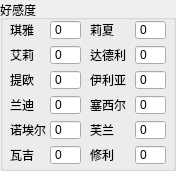
     <widget class="QGroupBox" name="groupBox_likeability">
      <property name="geometry">
       <rect>
        <x>890</x>
        <y>265</y>
        <width>176</width>
        <height>171</height>
       </rect>
      </property>
      <property name="title">
       <string>好感度</string>
      </property>
      <widget class="QLabel" name="label_likeability_KeA">
       <property name="geometry">
        <rect>
         <x>10</x>
         <y>20</y>
         <width>40</width>
         <height>20</height>
        </rect>
       </property>
       <property name="text">
        <string>琪雅</string>
       </property>
      </widget>
      <widget class="QSpinBox" name="spinBox_likeability_KeA">
       <property name="geometry">
        <rect>
         <x>50</x>
         <y>20</y>
         <width>31</width>
         <height>20</height>
        </rect>
       </property>
       <property name="frame">
        <bool>true</bool>
       </property>
       <property name="buttonSymbols">
        <enum>QAbstractSpinBox::NoButtons</enum>
       </property>
       <property name="maximum">
        <number>255</number>
       </property>
      </widget>
      <widget class="QSpinBox" name="spinBox_likeability_Elie">
       <property name="geometry">
        <rect>
         <x>50</x>
         <y>45</y>
         <width>31</width>
         <height>20</height>
        </rect>
       </property>
       <property name="frame">
        <bool>true</bool>
       </property>
       <property name="buttonSymbols">
        <enum>QAbstractSpinBox::NoButtons</enum>
       </property>
       <property name="maximum">
        <number>255</number>
       </property>
      </widget>
      <widget class="QLabel" name="label_likeability_Elie">
       <property name="geometry">
        <rect>
         <x>10</x>
         <y>45</y>
         <width>40</width>
         <height>20</height>
        </rect>
       </property>
       <property name="text">
        <string>艾莉</string>
       </property>
      </widget>
      <widget class="QSpinBox" name="spinBox_likeability_Tio">
       <property name="geometry">
        <rect>
         <x>50</x>
         <y>70</y>
         <width>31</width>
         <height>20</height>
        </rect>
       </property>
       <property name="frame">
        <bool>true</bool>
       </property>
       <property name="buttonSymbols">
        <enum>QAbstractSpinBox::NoButtons</enum>
       </property>
       <property name="maximum">
        <number>255</number>
       </property>
      </widget>
      <widget class="QLabel" name="label_likeability_Tio">
       <property name="geometry">
        <rect>
         <x>10</x>
         <y>70</y>
         <width>40</width>
         <height>20</height>
        </rect>
       </property>
       <property name="text">
        <string>提欧</string>
       </property>
      </widget>
      <widget class="QSpinBox" name="spinBox_likeability_Randy">
       <property name="geometry">
        <rect>
         <x>50</x>
         <y>95</y>
         <width>31</width>
         <height>20</height>
        </rect>
       </property>
       <property name="frame">
        <bool>true</bool>
       </property>
       <property name="buttonSymbols">
        <enum>QAbstractSpinBox::NoButtons</enum>
       </property>
       <property name="maximum">
        <number>255</number>
       </property>
      </widget>
      <widget class="QLabel" name="label_likeability_Randy">
       <property name="geometry">
        <rect>
         <x>10</x>
         <y>95</y>
         <width>40</width>
         <height>20</height>
        </rect>
       </property>
       <property name="text">
        <string>兰迪</string>
       </property>
      </widget>
      <widget class="QSpinBox" name="spinBox_likeability_Noel">
       <property name="geometry">
        <rect>
         <x>50</x>
         <y>120</y>
         <width>31</width>
         <height>20</height>
        </rect>
       </property>
       <property name="frame">
        <bool>true</bool>
       </property>
       <property name="buttonSymbols">
        <enum>QAbstractSpinBox::NoButtons</enum>
       </property>
       <property name="maximum">
        <number>255</number>
       </property>
      </widget>
      <widget class="QLabel" name="label_likeability_Noel">
       <property name="geometry">
        <rect>
         <x>10</x>
         <y>120</y>
         <width>40</width>
         <height>20</height>
        </rect>
       </property>
       <property name="text">
        <string>诺埃尔</string>
       </property>
      </widget>
      <widget class="QSpinBox" name="spinBox_likeability_Lazy">
       <property name="geometry">
        <rect>
         <x>50</x>
         <y>145</y>
         <width>31</width>
         <height>20</height>
        </rect>
       </property>
       <property name="frame">
        <bool>true</bool>
       </property>
       <property name="buttonSymbols">
        <enum>QAbstractSpinBox::NoButtons</enum>
       </property>
       <property name="maximum">
        <number>255</number>
       </property>
      </widget>
      <widget class="QLabel" name="label_likeability_Lazy">
       <property name="geometry">
        <rect>
         <x>10</x>
         <y>145</y>
         <width>40</width>
         <height>20</height>
        </rect>
       </property>
       <property name="text">
        <string>瓦吉</string>
       </property>
      </widget>
      <widget class="QSpinBox" name="spinBox_likeability_Rixia">
       <property name="geometry">
        <rect>
         <x>135</x>
         <y>20</y>
         <width>31</width>
         <height>20</height>
        </rect>
       </property>
       <property name="frame">
        <bool>true</bool>
       </property>
       <property name="buttonSymbols">
        <enum>QAbstractSpinBox::NoButtons</enum>
       </property>
       <property name="maximum">
        <number>255</number>
       </property>
      </widget>
      <widget class="QLabel" name="label_likeability_Rixia">
       <property name="geometry">
        <rect>
         <x>90</x>
         <y>20</y>
         <width>40</width>
         <height>20</height>
        </rect>
       </property>
       <property name="text">
        <string>莉夏</string>
       </property>
      </widget>
      <widget class="QSpinBox" name="spinBox_likeability_Dudley">
       <property name="geometry">
        <rect>
         <x>135</x>
         <y>45</y>
         <width>31</width>
         <height>20</height>
        </rect>
       </property>
       <property name="frame">
        <bool>true</bool>
       </property>
       <property name="buttonSymbols">
        <enum>QAbstractSpinBox::NoButtons</enum>
       </property>
       <property name="maximum">
        <number>255</number>
       </property>
      </widget>
      <widget class="QLabel" name="label_likeability_Dudley">
       <property name="geometry">
        <rect>
         <x>90</x>
         <y>45</y>
         <width>40</width>
         <height>20</height>
        </rect>
       </property>
       <property name="text">
        <string>达德利</string>
       </property>
      </widget>
      <widget class="QSpinBox" name="spinBox_likeability_Ilya">
       <property name="geometry">
        <rect>
         <x>135</x>
         <y>70</y>
         <width>31</width>
         <height>20</height>
        </rect>
       </property>
       <property name="frame">
        <bool>true</bool>
       </property>
       <property name="buttonSymbols">
        <enum>QAbstractSpinBox::NoButtons</enum>
       </property>
       <property name="maximum">
        <number>255</number>
       </property>
      </widget>
      <widget class="QLabel" name="label_likeability_Ilya">
       <property name="geometry">
        <rect>
         <x>90</x>
         <y>70</y>
         <width>40</width>
         <height>20</height>
        </rect>
       </property>
       <property name="text">
        <string>伊利亚</string>
       </property>
      </widget>
      <widget class="QSpinBox" name="spinBox_likeability_Cecil">
       <property name="geometry">
        <rect>
         <x>135</x>
         <y>95</y>
         <width>31</width>
         <height>20</height>
        </rect>
       </property>
       <property name="frame">
        <bool>true</bool>
       </property>
       <property name="buttonSymbols">
        <enum>QAbstractSpinBox::NoButtons</enum>
       </property>
       <property name="maximum">
        <number>255</number>
       </property>
      </widget>
      <widget class="QLabel" name="label_likeability_Cecil">
       <property name="geometry">
        <rect>
         <x>90</x>
         <y>95</y>
         <width>40</width>
         <height>20</height>
        </rect>
       </property>
       <property name="text">
        <string>塞西尔</string>
       </property>
      </widget>
      <widget class="QSpinBox" name="spinBox_likeability_Fran">
       <property name="geometry">
        <rect>
         <x>135</x>
         <y>120</y>
         <width>31</width>
         <height>20</height>
        </rect>
       </property>
       <property name="frame">
        <bool>true</bool>
       </property>
       <property name="buttonSymbols">
        <enum>QAbstractSpinBox::NoButtons</enum>
       </property>
       <property name="maximum">
        <number>255</number>
       </property>
      </widget>
      <widget class="QLabel" name="label_likeability_Fran">
       <property name="geometry">
        <rect>
         <x>90</x>
         <y>120</y>
         <width>40</width>
         <height>20</height>
        </rect>
       </property>
       <property name="text">
        <string>芙兰</string>
       </property>
      </widget>
      <widget class="QSpinBox" name="spinBox_likeability_Sully">
       <property name="geometry">
        <rect>
         <x>135</x>
         <y>145</y>
         <width>31</width>
         <height>20</height>
        </rect>
       </property>
       <property name="frame">
        <bool>true</bool>
       </property>
       <property name="buttonSymbols">
        <enum>QAbstractSpinBox::NoButtons</enum>
       </property>
       <property name="maximum">
        <number>255</number>
       </property>
      </widget>
      <widget class="QLabel" name="label_likeability_Sully">
       <property name="geometry">
        <rect>
         <x>90</x>
         <y>145</y>
         <width>40</width>
         <height>20</height>
        </rect>
       </property>
       <property name="text">
        <string>修利</string>
       </property>
      </widget>
     </widget>
